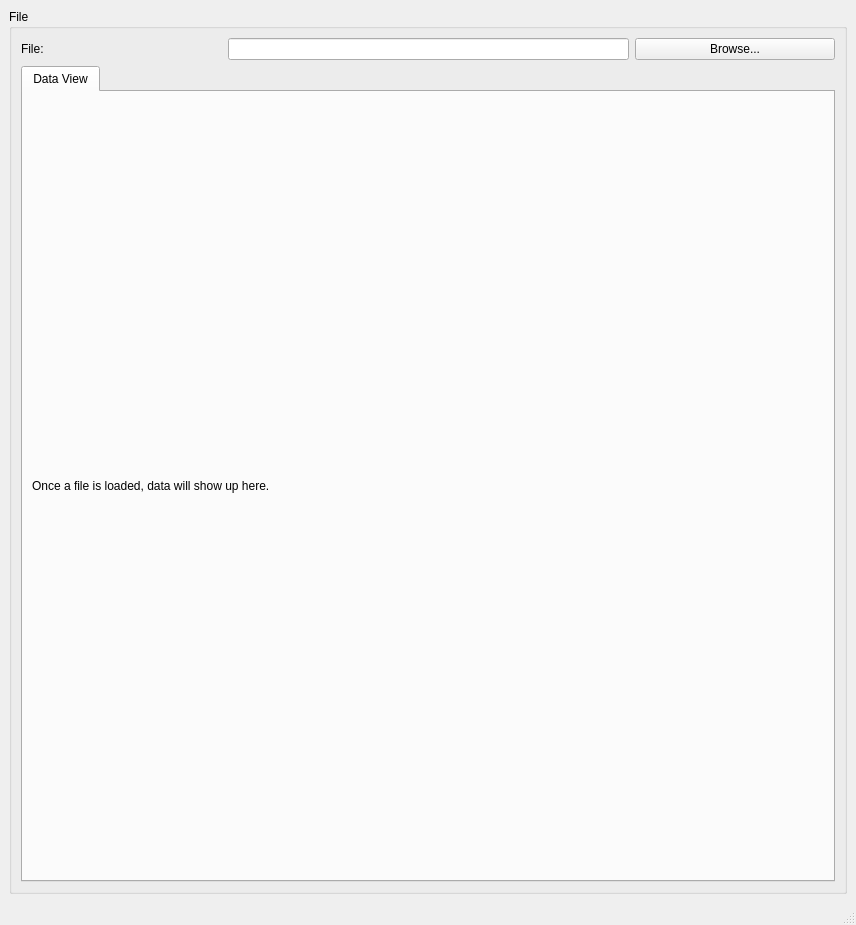
<?xml version="1.0" encoding="UTF-8"?>
<ui version="4.0">
 <class>MainWindow</class>
 <widget class="QMainWindow" name="MainWindow">
  <property name="geometry">
   <rect>
    <x>0</x>
    <y>0</y>
    <width>856</width>
    <height>925</height>
   </rect>
  </property>
  <property name="windowTitle">
   <string>ScopeFoundry Data Browser</string>
  </property>
  <widget class="QWidget" name="centralwidget">
   <layout class="QVBoxLayout" name="verticalLayout_2">
    <item>
     <widget class="QSplitter" name="splitter">
      <property name="orientation">
       <enum>Qt::Horizontal</enum>
      </property>
      <widget class="QGroupBox" name="groupBox">
       <property name="title">
        <string>File</string>
       </property>
       <layout class="QGridLayout" name="gridLayout_2" columnstretch="0,0,0,0">
        <item row="0" column="1" colspan="2">
         <widget class="QLineEdit" name="data_filename_lineEdit"/>
        </item>
        <item row="0" column="0">
         <widget class="QLabel" name="label_2">
          <property name="text">
           <string>File:</string>
          </property>
         </widget>
        </item>
        <item row="0" column="3">
         <widget class="QPushButton" name="data_filename_browse_pushButton">
          <property name="text">
           <string>Browse...</string>
          </property>
         </widget>
        </item>
        <item row="1" column="0" colspan="4">
         <widget class="QTabWidget" name="tabWidget_2">
          <property name="enabled">
           <bool>true</bool>
          </property>
          <property name="currentIndex">
           <number>0</number>
          </property>
          <widget class="QWidget" name="dataview_page">
           <attribute name="title">
            <string>Data View</string>
           </attribute>
           <layout class="QVBoxLayout" name="verticalLayout">
            <item>
             <widget class="QLabel" name="dataview_placeholder">
              <property name="text">
               <string>Once a file is loaded, data will show up here.</string>
              </property>
             </widget>
            </item>
           </layout>
          </widget>
         </widget>
        </item>
       </layout>
      </widget>
     </widget>
    </item>
   </layout>
  </widget>
  <widget class="QMenuBar" name="menubar">
   <property name="geometry">
    <rect>
     <x>0</x>
     <y>0</y>
     <width>856</width>
     <height>31</height>
    </rect>
   </property>
  </widget>
  <widget class="QStatusBar" name="statusbar"/>
 </widget>
 <resources/>
 <connections/>
</ui>
